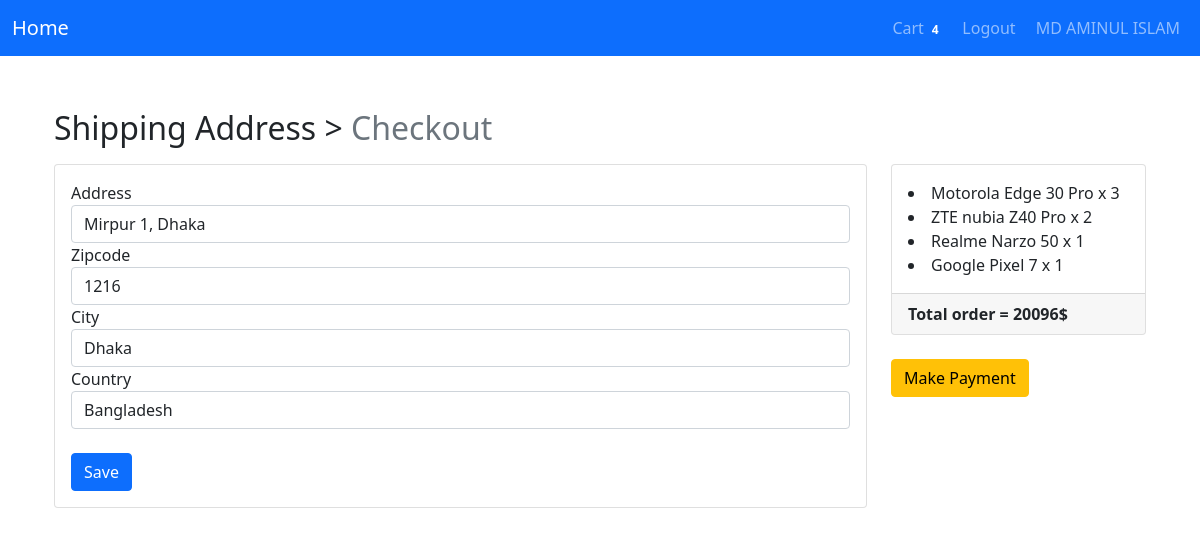
Screenshot of /payment/checkout/ (signed in) with the database file from the repository.
### Login/models.py (models this page shows, shortened)
class User(AbstractBaseUser, PermissionsMixin):
    email = models.EmailField(unique=True, null=False)
    is_staff = models.BooleanField(
        gettext_lazy('staff Status'),
        default = False,
        help_text = gettext_lazy('Designates whether the user can login this site')
    )
    is_active = models.BooleanField(
        gettext_lazy('active'),
        default = True,
        help_text = gettext_lazy('Designates whether this user should be treated as active. Unselect this instead of deleting accounts')
    )
    USERNAME_FIELD = 'email'
    object = MyUserManager()

class Profile(models.Model):
    user = models.OneToOneField(User, on_delete=models.CASCADE, related_name='profile')
    username = models.CharField(max_length=200, blank=True)
    full_name = models.CharField(max_length=250, blank=True)
    first_address = models.TextField(max_length=500, blank=True)
    city = models.CharField(max_length=50, blank=True)
    zip_code = models.CharField(max_length=20, blank=True)
    country = models.CharField(max_length=60, blank=True)
    phone = models.CharField(max_length=30, blank=True)
    joined_date = models.DateTimeField(auto_now_add=True)

### Order/models.py (models this page shows, shortened)
class CartToOrder(models.Model):
    orderitems = models.ManyToManyField(Cart)
    user = models.ForeignKey(settings.AUTH_USER_MODEL, on_delete=models.CASCADE)
    allready_ordered = models.BooleanField(default=False)
    order_time = models.DateTimeField(auto_now_add=True)
    payment_ID = models.CharField(max_length=264, blank=True, null=True)
    order_ID = models.CharField(max_length=264, blank=True, null=True)
    def get_totals(self):
        total = 0
        for orderitem in self.orderitems.all():
            total += float(orderitem.get_total())
        return total

class Cart(models.Model):
    user = models.ForeignKey(settings.AUTH_USER_MODEL, on_delete=models.CASCADE,  related_name="cart")
    item = models.ForeignKey(Product, on_delete=models.CASCADE)
    quantity = models.IntegerField(default=1)
    allready_purchased = models.BooleanField(default=False)
    cart_added = models.DateTimeField(auto_now_add=True)
    cart_updated = models.DateTimeField(auto_now=True)
    def get_total(self):
        total = self.item.price*self.quantity
        float_total = format(total, '0.2f')
        return float_total

### Payment/models.py (models this page shows, shortened)
class ShippingAddress(models.Model):
    user = models.ForeignKey(settings.AUTH_USER_MODEL, on_delete=models.CASCADE)
    address = models.CharField(max_length=250, blank=True)
    zipcode = models.CharField(max_length=50, blank=True)
    city = models.CharField(max_length=50, blank=True)
    country = models.CharField(max_length=50, blank=True)
    def is_fully_filled(self):
        field_names = [f.name for f in self._meta.get_fields()]
        for field_name in field_names:
            value = getattr(self, field_name)
            if value is None or value=='':
                return False
        return True
    class Meta:
        verbose_name_plural = "Shipping Address"

### Shop/models.py (models this page shows, shortened)
class Product(models.Model):
    Product_image = models.ImageField(upload_to='Products')
    Product_name = models.CharField(max_length=250)
    Category = models.ForeignKey(Category, on_delete=models.CASCADE, related_name='category')
    sort_details = models.TextField(max_length=300, verbose_name='sort_details')
    full_details = models.TextField(max_length=3000, verbose_name='full_details')
    price = models.FloatField()
    old_price = models.FloatField(default=0.00)
    created_date = models.DateTimeField(auto_now_add=True)
    update_date = models.DateTimeField(auto_now=True)
    class Meta:
        ordering = ['-created_date']

### Payment/views.py (the view)
# urls.py: path('checkout/', views.checkout, name="checkout"),
@login_required
def checkout(request):
    saved_address = ShippingAddress.objects.get_or_create(user=request.user)
    saved_address = saved_address[0]
    form = ShippingForm(instance=saved_address)
    if request.method == "POST":
        form = ShippingForm(request.POST, instance=saved_address)
        if form.is_valid():
            form.save()
            form = ShippingForm(instance=saved_address)
            messages.info(request, "Your Address in saved!")
    order_qs = CartToOrder.objects.filter(user=request.user, allready_ordered=False)
    order_items = order_qs[0].orderitems.all()
    order_total = order_qs[0].get_totals()
    return render(request, 'Payment/checkout.html', context={"form":form, "order_items":order_items, "order_total":order_total, "saved_address":saved_address})

### Payment/forms.py
class ShippingForm(forms.ModelForm):
    class Meta:
        model = ShippingAddress
        fields = ['address', 'zipcode', 'city', 'country']

### Order/templatetags/cart_tag.py (called while the page is built)
@register.filter
def cart_total(user):
    order = CartToOrder.objects.filter(user=user, allready_ordered=False)
    if order.exists():
        return order[0].orderitems.count()
    else:
        return 0

### templates/payment/checkout.html (shortened to what this page needs)
{% extends 'base.html' %}
{% load crispy_forms_tags %}
{% block body %}
<div class="container mt-5">
  <h2 class="mb-3">
    Shipping Address > <span class="text-muted">Checkout</span>
  </h2>
  <div class="row">
    <div class="col-md-9">
      <div class="card mb-5" style="height: auto">
        <div class="card-body">
          <form method="POST">
            {{form|crispy}}
            <br>
            <button type="submit" class="btn btn-primary float-right">Save</button>
          </form>
        </div>
      </div>
    </div>
    <div class="col-md-3">
      <div class="card" style="height:auto">
        <div class="card-body">
          <div class="list-group list-group-flush">
            {% for order_item in order_items %}
              <li clas="list-group-item">{{order_item.item.Product_name}} x {{order_item.quantity}}</li>
            {% endfor %}
          </div>
        </div>
        <div class="card-footer">
          <span class="float-left"><b>Total order = </b></span>
          <span class="float-right"><b>{{order_total|floatformat}}$</b></span>
        </div>
      </div>
      <br>
      {% if saved_address.is_fully_filled %}
        <a href="{% url 'Payment:payment' %}" class="btn btn-warning btn-md">Make Payment</a>
      {% else %}
        <div class="aler alert-info">
          <p>Fill up all information to make payment!</p>
        </div>
      {% endif %}
    </div>
  </div>
</div>
{% endblock %}

### templates/navmenu.html (shortened to what this page needs)
{% load cart_tag %}
<nav class="navbar navbar-expand-lg navbar-dark bg-primary">
  <div class="container-fluid">
    <a class="navbar-brand" href="/">Home</a>
    <ul class="nav navbar-nav navbar-right">
      {% if user.is_authenticated %}
      <li class="nav-item">
        <a class="nav-link" href="{% url 'Order:cart' %}">Cart<span class="badge badge-light">{{ request.user | cart_total}}</span></a>
      </li>
        <a class="nav-link" href="{% url 'Login:signout' %}">Logout</a>
        <li class="nav-item">
      <a class="nav-link" href="{% url 'Login:profile' %}"><img class="rounded-circle" width="30px" src="" alt=""> {{user.profile.full_name}}</a>
      </li>
      {% endif %}
    </ul>
  </div>
</nav>

### templates/base.html (style rules this page uses)
.card { height: 400px; }

### rows the page displays
User: user|cart_total "4", profile.full_name "MD AMINUL ISLAM"
ShippingAddress: address "Mirpur 1, Dhaka", zipcode "1216", city "Dhaka", country "Bangladesh"
Cart: item.Product_name "Motorola Edge 30 Pro", quantity "3"
Cart: item.Product_name "ZTE nubia Z40 Pro", quantity "2"
Cart: item.Product_name "Realme Narzo 50", quantity "1"
Cart: item.Product_name "Google Pixel 7", quantity "1"

### other values shown
{{ order_total|floatformat }} "20096"
